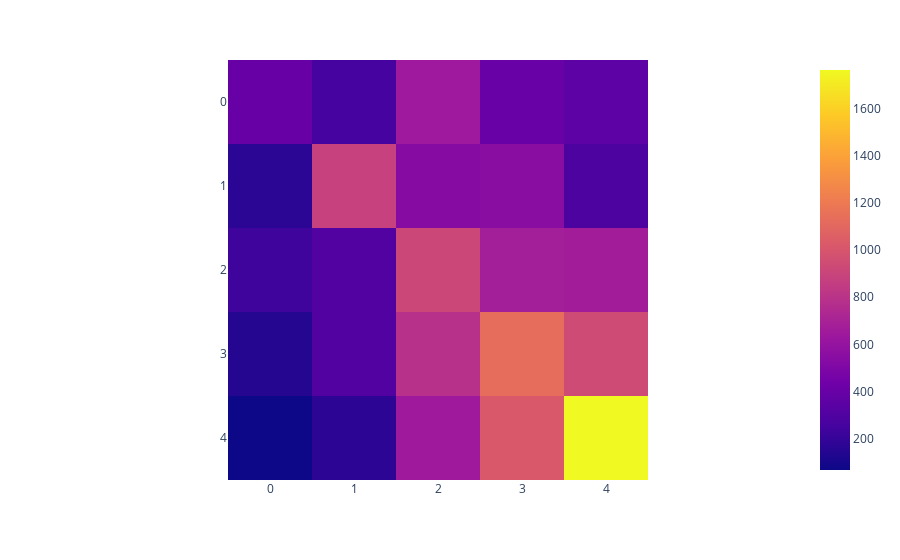

Here is the notebook cell this chart was saved with:
### Code cell
res = model_0._get_step_test(params.to_dict(), 2000)
res.ts_graph_vals['age_mixing_matrix']
px.imshow(res.ts_graph_vals['age_mixing_matrix'])

### Figure 1 — Plotly figure (JSON) as saved in the notebook; plotly's stock layout.template omitted (floating-point values rounded to 4 significant figures)
{"data": [{"coloraxis": "coloraxis", "hovertemplate": "x: %{x}<br>y: %{y}<br>color: %{z}<extra></extra>", "name": "0", "type": "heatmap", "xaxis": "x", "yaxis": "y", "z": [[398.4, 261.8, 643.7, 401.6, 356.1], [165.8, 881.6, 532.8, 550.8, 285.6], [231.8, 311.4, 915.5, 673.3, 664.1], [141.9, 310.9, 786.1, 1134.0, 938.0], [67.3, 170.5, 647.3, 1019.0, 1764.0]]}], "layout": {"coloraxis": {"colorscale": [[0, "#0d0887"], [0.1111, "#46039f"], [0.2222, "#7201a8"], [0.3333, "#9c179e"], [0.4444, "#bd3786"], [0.5556, "#d8576b"], [0.6667, "#ed7953"], [0.7778, "#fb9f3a"], [0.8889, "#fdca26"], [1, "#f0f921"]]}, "margin": {"t": 60}, "xaxis": {"anchor": "y", "constrain": "domain", "domain": [0, 1], "scaleanchor": "y"}, "yaxis": {"anchor": "x", "autorange": "reversed", "constrain": "domain", "domain": [0, 1]}}}
